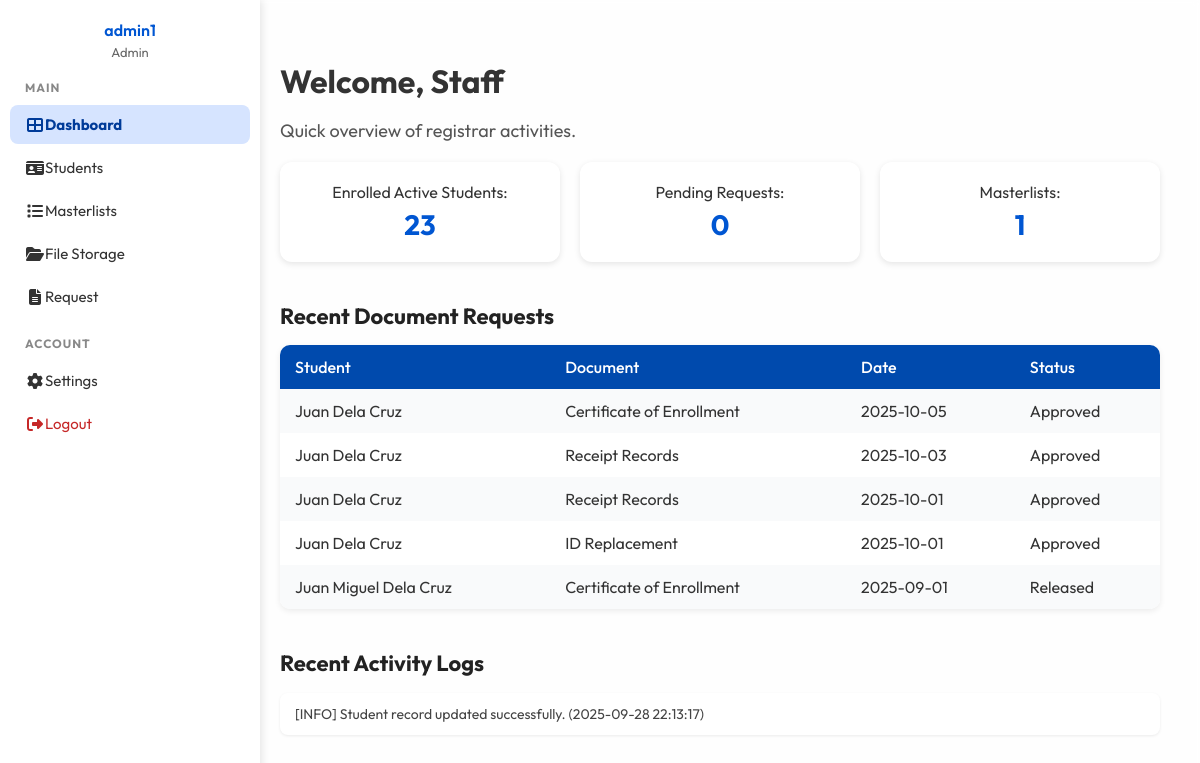
The app's page /staff/index.php (signed in) with its own data.
### tables this page shows
CREATE TABLE `users` (
  `user_id` int(11) NOT NULL,
  `username` varchar(255) DEFAULT NULL,
  `email` varchar(255) NOT NULL,
  `password_hash` text DEFAULT NULL,
  `role_id` int(11) DEFAULT NULL,
  `active` tinyint(1) DEFAULT NULL
);

CREATE TABLE `roles` (
  `role_id` int(11) NOT NULL,
  `name` varchar(255) DEFAULT NULL,
  `description` text DEFAULT NULL
);

CREATE TABLE `document_requests` (
  `request_id` int(11) NOT NULL,
  `student_id` varchar(255) DEFAULT NULL,
  `document_type` varchar(255) DEFAULT NULL,
  `notes` text NOT NULL,
  `request_date` date DEFAULT NULL,
  `status` varchar(255) DEFAULT NULL,
  `release_date` date DEFAULT NULL
);

CREATE TABLE `students` (
  `student_id` varchar(255) NOT NULL,
  `user_id` int(11) DEFAULT NULL,
  `first_name` varchar(255) DEFAULT NULL,
  `last_name` varchar(255) DEFAULT NULL,
  `birthdate` date DEFAULT NULL,
  `gender` varchar(255) DEFAULT NULL,
  `program` varchar(50) NOT NULL,
  `year_level` int(11) DEFAULT NULL,
  `section` int(10) NOT NULL,
  `student_status` varchar(255) DEFAULT NULL,
  `photo_path` text DEFAULT NULL,
  `date_registered` date DEFAULT NULL,
  `email` varchar(255) DEFAULT NULL,
  `contact_no` varchar(255) DEFAULT NULL
);

CREATE TABLE `system_logs` (
  `syslog_id` int(11) NOT NULL,
  `level` varchar(255) DEFAULT NULL,
  `message` text DEFAULT NULL,
  `origin` varchar(255) DEFAULT NULL,
  `user_id` int(11) DEFAULT NULL,
  `timestamp` timestamp NOT NULL DEFAULT current_timestamp() ON UPDATE current_timestamp()
);

### staff/index.php (the view, shortened to what this page needs)
<?php
require_once __DIR__ . "/../Database/connection.php";
$res = $conn->query("SELECT COUNT(*) AS total FROM students WHERE student_status = 'Enrolled'");
$studentsCount = $res->fetch_assoc()['total'] ?? 0;
$res = $conn->query("SELECT COUNT(*) AS total FROM document_requests WHERE status = 'Pending'");
$pendingRequests = $res->fetch_assoc()['total'] ?? 0;
$res = $conn->query("SELECT COUNT(*) AS total FROM masterlists");
$masterlistCount = $res->fetch_assoc()['total'] ?? 0;
$recentRequests = $conn->query("
  SELECT r.request_id, r.document_type, r.status, r.request_date, s.first_name, s.last_name
  FROM document_requests r
  LEFT JOIN students s ON r.student_id = s.student_id
  ORDER BY r.request_date DESC
  LIMIT 5
");
$recentLogs = $conn->query("
  SELECT level, message, timestamp
  FROM system_logs
  ORDER BY timestamp DESC
  LIMIT 3
");
?>
<!DOCTYPE html>
<html lang="en">
<head>
  <link rel="stylesheet" href="../components/css/StaffDashboard.css">
</head>
<body>
<?php include 'StaffSidenav.php'; ?>
<div class="container">
  <h1>Welcome, Staff</h1>
  <p>Quick overview of registrar activities.</p>
  <div class="stats">
    <div class="card">Enrolled Active Students: <strong><?= $studentsCount ?></strong></div>
    <div class="card">Pending Requests: <strong><?= $pendingRequests ?></strong></div>
    <div class="card">Masterlists: <strong><?= $masterlistCount ?></strong></div>
  </div>
  <div class="section">
    <h2>Recent Document Requests</h2>
    <table>
      <tr><th>Student</th><th>Document</th><th>Date</th><th>Status</th></tr>
      <?php while ($row = $recentRequests->fetch_assoc()): ?>
        <tr>
          <td><?= htmlspecialchars($row['first_name']." ".$row['last_name']) ?></td>
          <td><?= htmlspecialchars($row['document_type']) ?></td>
          <td><?= htmlspecialchars($row['request_date']) ?></td>
          <td><?= htmlspecialchars($row['status']) ?></td>
        </tr>
      <?php endwhile; ?>
    </table>
  </div>
  <div class="section">
    <h2>Recent Activity Logs</h2>
    <ul>
      <?php while ($log = $recentLogs->fetch_assoc()): ?>
        <li>[<?= $log['level'] ?>] <?= htmlspecialchars($log['message']) ?> (<?= $log['timestamp'] ?>)</li>
      <?php endwhile; ?>
    </ul>
  </div>
</div>
</body>
</html>

### staff/StaffSidenav.php (shortened to what this page needs)
<?php
  require_once __DIR__ . "/../Database/connection.php";
  $current_page = basename($_SERVER['PHP_SELF']);
  $user_id = $_SESSION['user_id'];
  $stmt = $conn->prepare("
      SELECT u.username, r.name AS role_name
      FROM users u
      JOIN roles r ON u.role_id = r.role_id
      WHERE u.user_id = ?
  ");
  $stmt->bind_param("i", $user_id);
  $stmt->execute();
  $result = $stmt->get_result();
  $user = $result->fetch_assoc();
  $staffName = $user['username'] ?? "Unknown User";
  $staffRole = $user['role_name'] ?? "Unknown Role";
?>
<!DOCTYPE html>
<html lang="en">
<head>
  <link rel="stylesheet" href="https://cdnjs.cloudflare.com/ajax/libs/font-awesome/6.4.0/css/all.min.css">
</head>
<body>
<div class="sidebar collapsed" id="sidebar">
  <div class="sidebar-header">
    <h3 class="sidebar-text"><?= htmlspecialchars($staffName) ?></h3>
    <p class="sidebar-text"><?= htmlspecialchars($staffRole) ?></p>
  </div>
  <div class="sidebar-section">
    <h4 class="sidebar-text">MAIN</h4>
    <a href="index.php" class="<?= $current_page=='index.php' ? 'active' : '' ?>">
      <i class="fas fa-th-large"></i><span class="sidebar-text"> Dashboard</span>
    </a>
    <a href="StudentInfo.php" class="<?= $current_page=='StudentInfo.php' ? 'active' : '' ?>">
      <i class="fas fa-id-card"></i><span class="sidebar-text"> Students</span>
    </a>
    <a href="Masterlist.php" class="<?= $current_page=='Masterlist.php' ? 'active' : '' ?>">
      <i class="fas fa-list"></i><span class="sidebar-text"> Masterlists</span>
    </a>
    <a href="FileStorage.php" class="<?= $current_page=='FileStorage.php' ? 'active' : '' ?>">
      <i class="fas fa-folder-open"></i><span class="sidebar-text"> File Storage</span>
    </a>
    <a href="Request.php" class="<?= $current_page=='Request.php' ? 'active' : '' ?>">
      <i class="fas fa-file-alt"></i><span class="sidebar-text"> Request</span>
    </a>
  </div>
  <div class="sidebar-section">
    <h4 class="sidebar-text">ACCOUNT</h4>
    <a href="#">
      <i class="fas fa-cog"></i><span class="sidebar-text"> Settings</span>
    </a>
    <a href="../Database/logout.php" class="logout">
      <i class="fas fa-sign-out-alt"></i><span class="sidebar-text"> Logout</span>
    </a>
  </div>
</div>
</body>
</html>

### components/css/StaffDashboard.css (style rules this page uses)
body { margin: 0; font-family: 'Outfit', sans-serif; background: #f9f9f9; color: #333; min-height: 100vh; display: flex; flex-direction: column; }
.container { flex: 1; padding: 40px; margin-left: 240px; transition: margin-left 0.3s ease, filter 0.3s ease; box-sizing: border-box; }
.container::before { content: ""; position: absolute; inset: 0; background: rgba(255, 255, 255, 0.85); backdrop-filter: blur(3px); z-index: 0; }
.container > * { position: relative; z-index: 1; }
.container h1 { font-size: 32px; margin-bottom: 10px; }
.container p { font-size: 18px; color: #555; }
.stats { display: grid; grid-template-columns: repeat(auto-fit, minmax(220px, 1fr)); gap: 20px; margin: 20px 0; }
.card { background: #fff; padding: 20px; border-radius: 12px; box-shadow: 0 2px 6px rgba(0,0,0,0.1); text-align: center; transition: transform 0.2s ease; }
.card strong { display: block; font-size: 28px; color: #0056d2; margin-top: 5px; }
.section { margin-top: 40px; text-align: left; }
.section h2 { margin-bottom: 15px; font-size: 22px; color: #222; }
table { width: 100%; border-collapse: collapse; background: #fff; border-radius: 10px; overflow: hidden; box-shadow: 0 2px 6px rgba(0,0,0,0.08); }
table th, table td { padding: 12px 15px; text-align: left; }
table th { background: #004aad; color: #fff; font-weight: 500; }
table tr:nth-child(even) { background-color: #f9fafb; }
tr:nth-child(odd) { background-color: #ffffff; }
.section ul { list-style: none; padding: 0; }
.section ul li { background: #fff; padding: 12px 15px; margin-bottom: 8px; border-radius: 8px; box-shadow: 0 1px 3px rgba(0,0,0,0.08); font-size: 14px; color: #444; }

### staff/StaffSidenav.php (style rules this page uses)
body { margin: 0; font-family: 'Outfit', sans-serif; background: #f9f9f9; color: #333; display: flex; }
.sidebar { position: fixed; left: 0; top: 0; height: 100%; width: 240px; background: #fff; color: #333; box-shadow: 2px 0 8px rgba(0,0,0,0.1); padding: 20px 10px; transition: width 0.3s ease; overflow-y: auto; z-index: 1000; }
.sidebar-header { text-align: center; margin-bottom: 20px; }
.sidebar-header h3 { margin: 0; font-size: 16px; font-weight: 600; color: #0056d2; }
.sidebar-header p { font-size: 13px; color: #666; margin: 4px 0 0; }
.sidebar-section { margin-bottom: 20px; }
.sidebar-section h4 { margin: 10px 15px; font-size: 12px; text-transform: uppercase; color: #888; letter-spacing: 1px; }
.sidebar a { display: flex; align-items: center; text-decoration: none; color: #333; padding: 10px 15px; border-radius: 8px; margin: 4px 0; transition: background 0.3s, color 0.3s; font-size: 15px; }
.sidebar a i { font-size: 16px; width: 20px; text-align: center; }
.sidebar a.active { background: #d6e4ff; color: #003b99; font-weight: bold; }
.sidebar a.logout { color: #c62828; }

### records on screen
users: username "admin1", role.name "Admin"
document_requests: student.last_name "Juan Dela Cruz", document_type "Certificate of Enrollment", request_date "2025-10-05", status "Approved"
document_requests: student.last_name "Juan Dela Cruz", document_type "Receipt Records", request_date "2025-10-03", status "Approved"
document_requests: student.last_name "Juan Dela Cruz", document_type "Receipt Records", request_date "2025-10-01", status "Approved"
document_requests: student.last_name "Juan Dela Cruz", document_type "ID Replacement", request_date "2025-10-01", status "Approved"
document_requests: student.last_name "Juan Miguel Dela Cruz", document_type "Certificate of Enrollment", request_date "2025-09-01", status "Released"
system_logs: level "INFO", message "Student record updated successfully.", timestamp "2025-09-28 22:13:17"

### other values on screen
$studentsCount "23"
$pendingRequests "0"
$masterlistCount "1"
